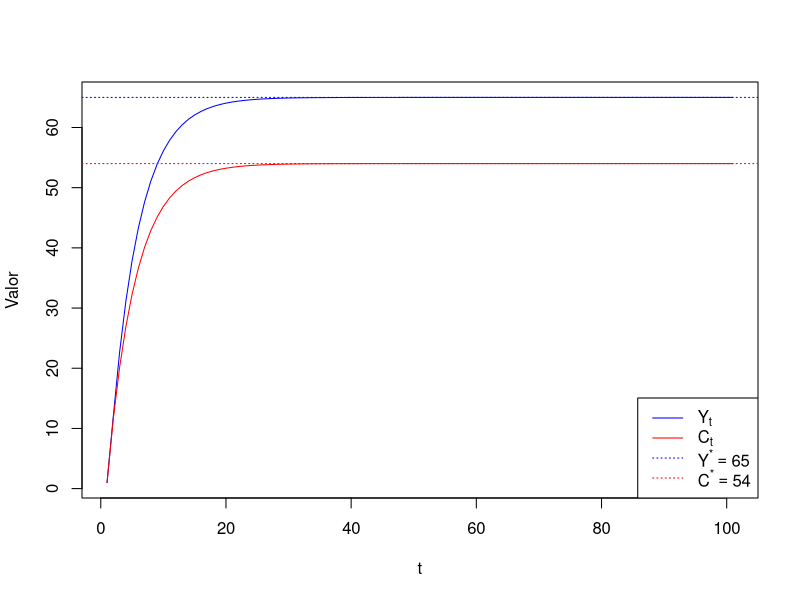

Here is the R script that generated this plot:
## ---- chunk 1
c_0=2
c_1=0.8
I=11
Cstar=(c_0+c_1*I)/(1-c_1)
Cstar
## ---- chunk 2
Ystar=(c_0+I)/(1-c_1)
Ystar
## ---- chunk 3
T=100 # Largo de la proyección
# Inicializa los vectores para Y y C
Y <- vector(length=T)
C <- vector(length=T)
# Define las condiciones iniciales
Y[1] = 1
C[1] = 1
# Calcula la serie para t de 1 a 100
for (t in 1:100) {
  Y[t + 1] <- C[t] + I
  C[t + 1] <- c_0 + c_1 * Y[t + 1]
}

# Puedes graficar las series para visualizarlas
plot(Y, type = "l", col = "blue", xlab = "t", ylab = "Valor")
lines(C, type = "l", col = "red")
# Agrega las líneas horizontales
abline(h = 65, col = "blue", lty = 3)  # Línea horizontal en 65
abline(h = 54, col = "red", lty = 3)  # Línea horizontal en 54
legend("bottomright",
       legend = expression(Y[t], C[t], Y^"*" == 65, C^"*" == 54),
       col = c("blue", "red", "blue", "red"),
       lty = c(1, 1, 3, 3))
